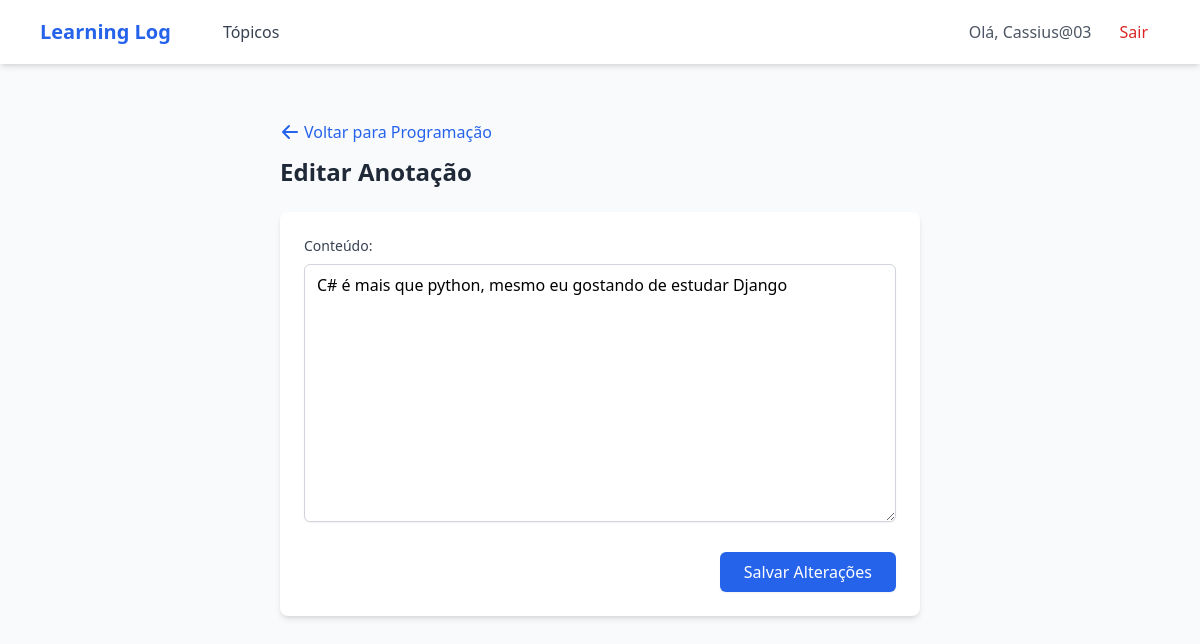
Page /edit_entry/8/ (signed in) on the earlier database version.
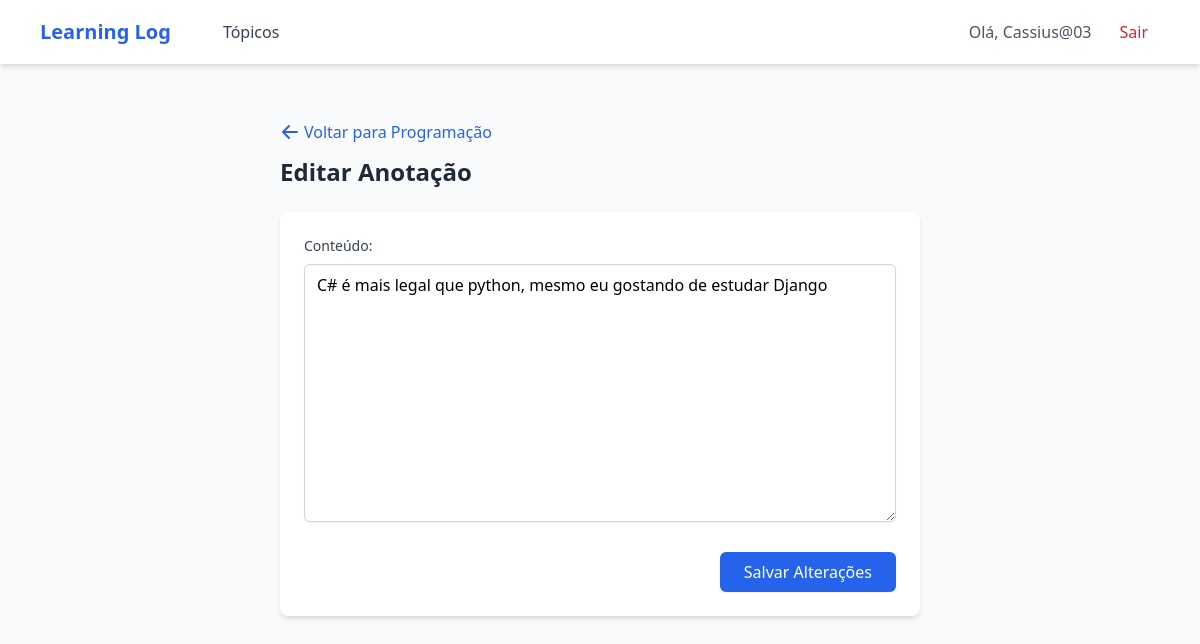
Same page on the later database version.
### LLog/models.py (models this page shows, shortened)
class Entry(models.Model):
    topic = models.ForeignKey(Topic, on_delete=models.CASCADE)
    text = models.TextField()
    date_added = models.DateTimeField(auto_now_add=True)
    class Meta:
        verbose_name_plural = 'entries'

### LLog/views.py (the view)
# urls.py: path('edit_entry/<entry_id>/', views.edit_entry, name='edit_entry'),
@login_required
def edit_entry(request, entry_id):
    entry = Entry.objects.get(id = entry_id)
    topic = entry.topic
    if topic.owner != request.user:
        raise(Http404)
    if request.method != 'POST':
        form = EntryForms(instance=entry)
    else:
        form = EntryForms(instance=entry, data = request.POST)
        if form.is_valid():
            form.save()
            return HttpResponseRedirect(reverse('topic', args=[topic.id]))
    context = {'entry': entry, 'topic':topic, 'form': form}
    return render(request, 'LLog/edit_entry.html', context)

### LLog/forms.py
class EntryForms(forms.ModelForm):
    class Meta:
        model = Entry
        fields = ['text']
        label = {'text': ''}
        widgets = {'text': forms.Textarea(attrs={'cols' : 80})}

### LLog/models.py (called while the page is built)
    def __str__(self):
        return self.text

### LLog/templates/LLog/edit_entry.html (shortened to what this page needs)
{% extends 'LLog/base.html' %}
{% block content %}
<div class="max-w-2xl mx-auto px-4 py-8">
    <div class="mb-6">
        <a href="{% url 'topic' topic.id %}" class="inline-flex items-center text-blue-600 hover:text-blue-800">
            <svg xmlns="http://www.w3.org/2000/svg" class="h-5 w-5 mr-1" viewBox="0 0 20 20" fill="currentColor">
                <path fill-rule="evenodd" d="M9.707 16.707a1 1 0 01-1.414 0l-6-6a1 1 0 010-1.414l6-6a1 1 0 011.414 1.414L5.414 9H17a1 1 0 110 2H5.414l4.293 4.293a1 1 0 010 1.414z" clip-rule="evenodd" />
            </svg>
            Voltar para {{ topic }}
        </a>
        <h2 class="text-2xl font-bold text-gray-800 mt-2">Editar Anotação</h2>
    </div>
    <form action="{% url 'edit_entry' entry.id %}" method="post" class="bg-white p-6 rounded-lg shadow-md">
        <div class="mb-6">
            <label for="id_text" class="block text-sm font-medium text-gray-700 mb-2">Conteúdo:</label>
            <textarea
                name="text"
                id="id_text"
                class="w-full px-3 py-2 border border-gray-300 rounded-md shadow-sm focus:outline-none focus:ring-blue-500 focus:border-blue-500"
                rows="10"
                required
            >{{ form.text.value|default_if_none:'' }}</textarea>
        </div>
        <div class="flex justify-end">
            <button type="submit" class="bg-blue-600 hover:bg-blue-700 text-white font-medium py-2 px-6 rounded-md shadow-sm transition duration-200 focus:outline-none focus:ring-2 focus:ring-offset-2 focus:ring-blue-500">
                Salvar Alterações
            </button>
        </div>
    </form>
</div>
{% endblock %}

Differences in the rows shown:
changed Entry: text "C# é mais que python, mesmo eu gostando de estudar Django" → "C# é mais legal que python, mesmo eu gostando de estudar Django"
